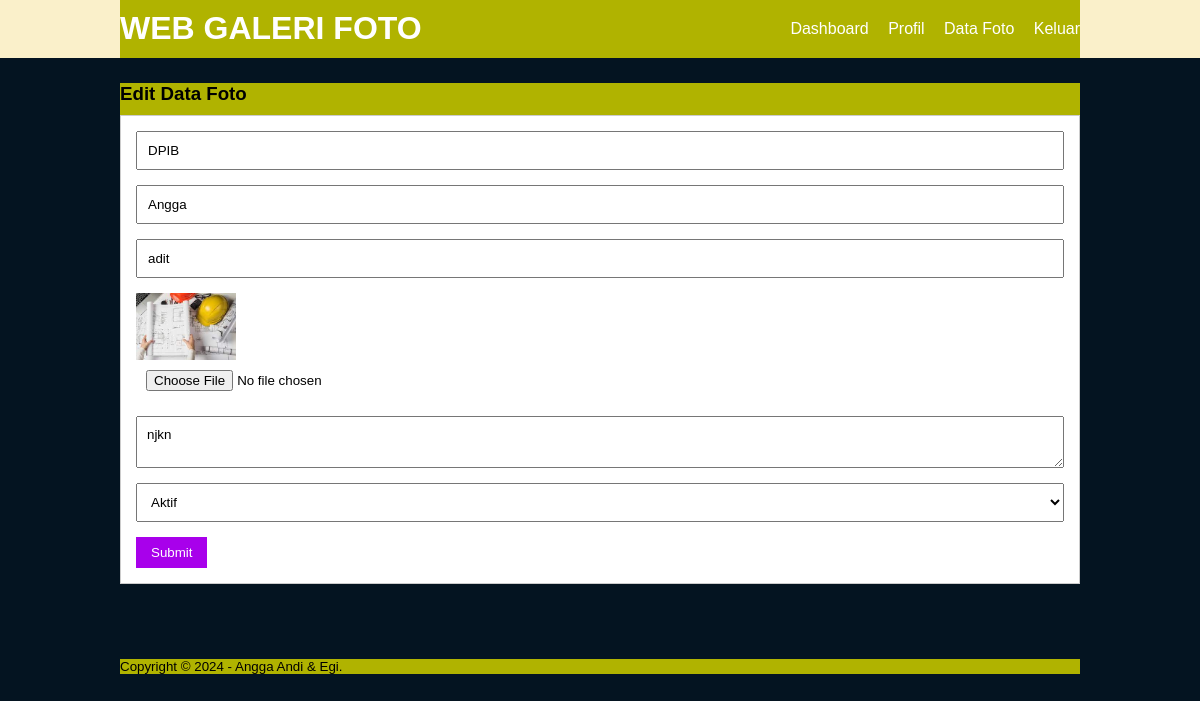
The page /edit-image.php?id=44 (signed in) on the database its author committed.
### tables this page shows
CREATE TABLE `tb_image` (
  `image_id` int(11) NOT NULL,
  `category_id` int(11) NOT NULL,
  `category_name` varchar(100) NOT NULL,
  `user_id` int(11) NOT NULL,
  `user_name` varchar(100) NOT NULL,
  `image_name` varchar(100) NOT NULL,
  `image_description` text NOT NULL,
  `image` varchar(100) NOT NULL,
  `image_status` tinyint(1) NOT NULL,
  `date_created` timestamp NOT NULL DEFAULT current_timestamp() ON UPDATE current_timestamp()
);

### edit-image.php (the view, shortened to what this page needs)
<?php
	include 'db.php';
	$produk = mysqli_query($conn, "SELECT * FROM  tb_image WHERE image_id = '".$_GET['id']."'");
	$p = mysqli_fetch_object($produk);
?>
<!DOCTYPE html PUBLIC "-//W3C//DTD XHTML 1.0 Transitional//EN" "http://www.w3.org/TR/xhtml1/DTD/xhtml1-transitional.dtd">
<html xmlns="http://www.w3.org/1999/xhtml">
<head>
<link rel="stylesheet" type="text/css" href="css/style.css">
</head>
<body>
     <header>
        <div class="container">
        <h1><a href="dashboard.php">WEB GALERI FOTO</a></h1>
        <ul>
           <li><a href="dashboard.php">Dashboard</a></li>
           <li><a href="profil.php">Profil</a></li>
           <li><a href="data-image.php">Data Foto</a></li>
           <li><a href="Keluar.php">Keluar</a></li>
        </ul>
        </div>
    </header>
    <div class="section">
        <div class="container">
            <h3>Edit Data Foto</h3>
            <div class="box">
    <form action="" method="POST" enctype="multipart/form-data">
            <input type="text" name="kategori" class="input-control" placeholder="Kategori Foto" value="<?php echo $p->category_name ?>" readonly="readonly">
            <input type="text" name="namauser" class="input-control" placeholder="Nama User" value="<?php echo $p->user_name ?>" readonly="readonly">
            <input type="text" name="nama" class="input-control" placeholder="Nama Foto" value="<?php echo $p->image_name ?>" required>
                   <img src="foto/<?php echo $p->image ?>" width="100px" />
                   <input type="file" name="gambar" class="input-control">
                   <textarea class="input-control" name="deskripsi" placeholder="Deskripsi"><?php echo $p->image_description ?></textarea><br />
                   <select class="input-control" name="status">
                       <option value="1" <?php echo ($p->image_status == 1)? 'selected':''; ?>>Aktif</option>
                   </select>
                   <input type="submit" name="submit" value="Submit" class="btn">
               </form>
        </div>
        </div>
    </div>
     <footer>
        <div class="container">
		<small>Copyright &copy; 2024 - Angga Andi & Egi.</small>
        </div>
    </footer>
</body>
</html>

### css/style.css (style rules this page uses)
* { padding:0; margin:0; font-family:'Quicksand', sans-serif; }
body { background-color:#041421; }
a { color: inherit; text-decoration:none; }
.input-control { width:100%; padding:10px; margin-bottom:15px; box-sizing:border-box; }
.btn { padding:8px 15px; background-color: #a800eb; color: #fff; border:none; cursor: pointer; }
header { background-color: #faf0ca; color: #fff; }
header h1 { float:left; padding:10px 0; }
header ul { float:right; }
header ul li { display:inline-block; }
header ul li a { padding:20px 0 20px 15px; display: inline-block; }
footer { padding:25px 0; }
.container { width: 80%; margin: 0 auto; background-color: #b0b300; }
.container:after { content:''; display: block; clear:both; }
.section { padding:25px 0; }
.box { background-color: #fff; border:1px solid #ccc; padding:15px; box-sizing: border-box; margin:10px 0 25px 0; }
.box:after { content: ''; display: block; clear: both; }

### rows shown on the page
tb_image: kategori "DPIB", namauser "Angga", nama "adit", image (picture), deskripsi "njkn", status "Aktif"
